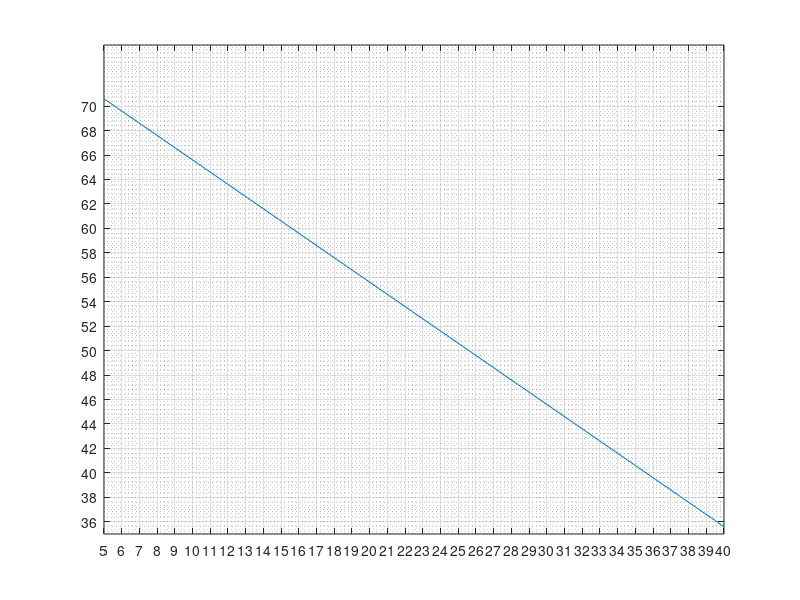

Reproduce this figure in MATLAB. (Note: this script raises an error after producing the figure.)

% CAM Design Assistant
% Dwell - Rise - Dwell - Return CAM
% 2022-12-07

%%
clc; close all; clear;
set(0,'DefaultFigureWindowStyle','docked')
% set(0,'DefaultFigureWindowStyle','normal')
%============================================
% INPUT 入力
%============================================
% All values in degree

% Job-specific values
% eventAngle = [rise start - rise end - return start- return end]
eventAngle = [50 100 190 230]; % degree at which the rise/return starts/ends
h = 15; % stroke in mm
RPM = 200; % motor velocity in rounds per minutes
m = 2; % follower mass in kg

% recommended values
maxPressureAngle_deg = 20; % in degree
kFriction = 0.7;
sampleRate = 5; % for showing roller on pitch curve with distance in degree
step = .5; % for caculation, the smaller the more accurate, sampling rate in degree

%============================================
% PRELIMINARY CALCULATION
%============================================

maxPressureAngle = deg2rad(maxPressureAngle_deg);
bRise = eventAngle(2) - eventAngle(1) ; %rise period
bReturn = eventAngle(4) - eventAngle(3) ; %return period

% point in time with acceleration change
% points of events = [1-rise, 2-rise +1/8, 3-rise +7/8, 4-rise end, 5-return, 6-return +1/8, 7-return +7/8, 8-return end]
point = [eventAngle(1) eventAngle(1)+bRise/8 eventAngle(1)+7*bRise/8 eventAngle(2) eventAngle(3) eventAngle(3)+bReturn/8 eventAngle(3)+7*bReturn/8 eventAngle(4)];

%============================================
% CHOOSING BASE RADIUS AND ROLLER RADIUS
%============================================
Cv = 1.7596; % Modified sinusoidal
if h >= 0
    B = deg2rad(bRise);
elseif h < 0
    B = deg2rad(bReturn);
end

list_rRoller = linspace(5,40,200); % roller radius in mm
primeRadius = Cv*abs(h)/B/tan(maxPressureAngle)-abs(h)/2;
list_rBase = primeRadius - list_rRoller;
list_rBase = list_rBase .* (list_rBase>0);

% figure('Name','カムベース円の半径　ｖｓ　ローラー半径');
figure;
plot(list_rRoller,list_rBase);

tempMin = min(list_rRoller);
tempMax = max(list_rRoller);
xScaleDiv = tempMin:1:tempMax;
xticks(xScaleDiv);

tempMin = min(list_rBase);
tempMax = max(list_rBase);
yScaleDiv = round(min(list_rBase)):round((max(list_rBase)-min(list_rBase))/20):max(list_rBase);
yticks(yScaleDiv);

grid on
grid minor

xlabel({'ローラー半径(mm)'},'FontWeight','light','Color','b');
ylabel({'カムベース円の半径(mm)'},'FontWeight','light','Color','b');

temp = strcat('最大圧角  ', num2str(maxPressureAngle_deg),'^o');
temp = {'ローラー半径 vs カムベース円の半径';temp};
title(temp,'Color','b','FontSize',15,'FontWeight','light');


% Ask for user input (user can use the previous figure as reference)
rRollerInputMessage =  (['Please refer Figure 1 and input roller radius: ', ...
    '\n図1を参考して, ローラー半径(mm) を入力してください: \n']);
rBaseInputMessage = (['Please refer Figure 1 and input cam base radius: ', ...
    '\n図1を参考して, カムベース円の半径(mm) を入力してください: \n']);

rRoller = input(rRollerInputMessage);
rBase = input(rBaseInputMessage);

rPrime = rBase + rRoller; %mm - Pitch circle prime radius

theta = 0:step:360;
T = 60/RPM; % period of moving 360 degree, in second
time = linspace(0,T,length(theta));
timeStep = T/size(time,2); % convert step in degree to step in time

%% 
%============================================
% DISPLACEMENT
%============================================

% Rise
temp = theta(theta<point(1));
sDwe1 = zeros(size(temp));
tempTheta = theta(theta >= point(1) & theta < point(2))-point(1);
sRise1 = h/(4+pi)*(pi*tempTheta/bRise - 1/4*sin(4*pi*tempTheta/bRise));
tempTheta = theta(theta >= point(2) & theta < point(3))-point(1);
sRise2 = h/(4+pi)*(2+pi*tempTheta/bRise-9/4*sin(pi/3+4*pi/3*tempTheta/bRise));
tempTheta = theta(theta >= point(3) & theta <= point(4))-point(1);
sRise3 = h/(4+pi)*(4+ pi*tempTheta/bRise - 1/4*sin(4*pi*tempTheta/bRise));

% Dwell
temp = theta(theta > point(4) & theta < point(5));
sDwe2 = zeros(size(temp)) + h;

% Return
tempTheta = theta(theta >= point(5) & theta < point(6))-point(5);
sReturn1 = h/(4+pi)*(4 + pi - pi*tempTheta/bReturn + 1/4*sin(4*pi*tempTheta/bReturn));
tempTheta = theta(theta >= point(6) & theta < point(7))-point(5);
sReturn2 = h/(4+pi)*(2+ pi - pi*tempTheta/bReturn  + 9/4*sin(pi/3+4*pi/3*tempTheta/bReturn));
tempTheta = theta(theta >= point(7) & theta <= point(8))-point(5);
sReturn3 = h/(4+pi)*(pi - pi*tempTheta/bReturn + 1/4*sin(4*pi*tempTheta/bReturn));

% Dwell
temp = theta(theta > point(8) & theta <= 360);
sDwe3 = zeros(size(temp));

% Entire trajectory
s = [sDwe1 sRise1 sRise2 sRise3 sDwe2 sReturn1 sReturn2 sReturn3 sDwe3] + rPrime;

% Plot position vs angle in cartesian coordinate
figure;
subplot(3,1,1);
plot(time,s);
grid on;
grid minor;
xlim([0 T]);
xlabel({'t(s)'},'FontSize',15,'FontWeight','light','Color','b');
ylim([rPrime-2*abs(h)+h/2 rPrime+2*abs(h)+h/2]);
ylabel({'位置','mm'},'FontSize',15,'FontWeight','light','Color','b');
% legend("位置 s");
[tit,] = title({'';'S V A Diagram'},{['モーター回転速度 ',num2str(RPM),'rpm   ','T = ', num2str(T),'s'];''},...
    'Color','blue');
tit.FontSize = 15;

%============================================
% VELOCITY
%============================================
% velocity with respect to time
vv = diff(s)/timeStep;
vv = [vv s(1)-s(length(s))]; %add the last element to make the length of vv and theta equal
subplot(3,1,2);
plot(time,vv);
grid on;
grid minor;
xlim([0 T]);
xlabel({'t(s)'},'FontSize',15,'FontWeight','light','Color','b');
ylabel({'速度','mm/s'},'FontSize',15,'FontWeight','light','Color','b');
%title({'';'速度　vs　時間';''},'Color','b','FontSize',15,'FontWeight','light');
tempV = strcat('最大速度 ',num2str(max(vv)),' mm/s');
title(tempV ,'Color','b','FontSize',15,'FontWeight','light');

%============================================
% ACCELERATION
%============================================
% acceleration with respect to time
aa = diff(vv)/timeStep;
aa = [aa vv(1)-vv(length(vv))]/1000;
subplot(3,1,3);
plot(time,aa);
grid on; grid minor;

xlim([0 T]);
xlabel({'t(s)'},'FontSize',15,'FontWeight','light','Color','b');
ylabel({'加速','m/s^2'},'FontSize',15,'FontWeight','light','Color','b');

%title({'';'加速　vs　時間';''},'Color','b','FontSize',15,'FontWeight','light');
tempA = strcat('最大加速  ', num2str(max(aa)),' m/s^2');
title(tempA,'Color','b','FontSize',15,'FontWeight','light');

disp(tempV)
disp(tempA)

input(['\n','何かキーを押すと圧角を表示します。\n'])
% Wait for user response to proceed
%%
%============================================
% PRESSURE ANGLE 圧角
%============================================
% tan a = {ds/d(theta)}/(s + rb + rr) %theta in degree

radianStep = deg2rad(step);
d_s = [diff(s) s(1)-s(length(s))];
v_theta = d_s/radianStep; % differentiate s with respect to theta in radian

pitch_radius = s + rRoller;
tanPressureAngle = v_theta./pitch_radius;

pressureAngle = rad2deg(atan(tanPressureAngle));

% figure('Name','圧角・位置 vs 回転角度');
figure;
yyaxis left
angleColor = 'b';
plot(theta, pressureAngle,'Color',angleColor);
ax = gca;
ax.YColor = angleColor;
grid on;
grid minor;
xlim([0 360]);
xlabel({'回転角度','degree'},'FontSize',15,'FontWeight','light','Color',angleColor);
ylabel({'圧角','degree'},'FontSize',15,'FontWeight','light','Color',angleColor);

yyaxis right
strokeColor = [0.6350 0.0780 0.1840];
plot(theta,s,'Color',strokeColor);
ax = gca;
ax.YColor = strokeColor;
grid on;
grid minor;
xlim([0 360]);
ylim([rPrime-2*abs(h)+h/2 rPrime+2*abs(h)+h/2]);
% xlabel({'角度','degree'},'FontSize',15,'FontWeight','light','Color','b');
ylabel({'位置','mm'},'FontSize',15,'FontWeight','light','Color',strokeColor);
hold on

tempP = strcat('最大圧角 ',num2str(max(pressureAngle)),'^o');
%  title(temp,'Color','b','FontSize',15,'FontWeight','light');

title({'';'圧角・位置　vs　回転角度'; tempP; ''},'Color','b','FontSize',15,'FontWeight','light');

disp(strcat('最大圧角: ',num2str(max(pressureAngle)),'度'));
input(['\n','何かキーを押すとカムのピッチ円を表示します。','\n'])
% Wait for user respond to proceed
%============================================
% RADIUS OF CURVATURE 曲率半径
%============================================
% p = {[(rb + s)^2 + (ds/dtheta)^2]^(3/2)}/[(rb + s)^2 + 2*(ds/dtheta)^2 - (rb+s)*d^2s/dtheta^2]

%%
%============================================
% POSITION IN POLAR COORDINATES
%============================================

pitchColor = [0.8500 0.3250 0.0980];
camColor = 'b'; % cam profile color
% Plot position in polar coordinate
% figure('Name','極座標のカム ピッチ カーブ');
figure;
theta2 = deg2rad(theta);
polarplot(theta2,s,'Color',pitchColor);
grid on;
[title1,] = title({'';'位置　vs　角度';''},'Color','b','FontSize',15,'FontWeight','light');

% Converting Polar to Cartesian Coordinate System
[x,y] = pol2cart(theta2,s);

input(['何かキーを押すとカムの輪郭を表示します。','\n'])
% Wait for user response to proceed
%%
%============================================
% CAM PROFILE 
%============================================
% Cam Machining process

% Draw roller around cam curve and on pitch curve, sample rate is defined in input region
figure('Name','カムの輪郭加工');
sampleRate = round(sampleRate*length(theta2)/360);
x_sample = transpose(x(1:sampleRate:length(x)));
y_sample = transpose(y(1:sampleRate:length(y)));

centers = [x_sample y_sample];
radii = rRoller*ones(length(y_sample),1);

plot(x,y,'Color',pitchColor);
hold on;
rollerColor = [0.4660 0.6740 0.1880];
p = viscircles([x_sample(1),y_sample(1)],rRoller,'LineWidth',1,'Color',rollerColor);
hold off; axis equal; grid on;

% Machining process
prompt = "Show machining process? 加工工程を表示しますか? y/n [n]: ";
txt = input(prompt,"s");
% Animate machining process if user input 'y'
% otherwise (input 'n' or just Enter), skip
if (txt == 'y')
    for k = 2:1:length(x_sample)
        p = viscircles([x_sample(k),y_sample(k)],rRoller,'LineWidth',1,'Color',rollerColor);
        drawnow
    end
end

% figure; % figure('Name','カムの輪郭');
viscircles(centers,radii,'LineWidth',1,'color',rollerColor);
axis equal; hold on; grid on; grid minor;
plot(x,y,'color','r');

% Plot cam profile
[camSurfX, camSurfY] = offsetIn(x,y,rRoller);
plot(camSurfX,camSurfY,'color','b')

% Export data for using in 3D CAD package
prompt1 = (['CreoAutomation.exe がアクティブで、' ...
    '\ntxt データが Creo 作業ディレクトリに保存されている場合、' ...
    '\n「gcam」を押して Enter を押すと、' ...
    '\nカムの 3D モデルが作成されます。']);
prompt = prompt1 + "\n\nExport data (.txt)? データ (.txt) をエクスポートしますか? y/n [n] : ";
txt = input(prompt,"s");

% Animate machining process if user input 'y'
% otherwise (input 'n' or just Enter), skip
if (txt == 'y')
    x_cord = transpose(camSurfX);
    y_cord = transpose(camSurfY);
    z_cord = zeros(length(theta2),1);
    
    camProfile = [x_cord y_cord z_cord];
%     writematrix(camProfile,'camProfile.xlsx');
    writematrix(camProfile,'camProfile.txt','Delimiter','tab');
end


input(['何かキーを押すとモータートルクを表示します。','\n'])
% Wait for user response to proceed
%% 
%============================================
% MOTOR TORQUE 
%============================================
% suppose that the spring force generate an acceleration at least equal to
% that by motor, and friction coefficient is 0.7
% kFriction = 1;
fFriction = kFriction * m * 9.8; 
% Friction force is in opposite direction of velocity
temp1 = -(vv>0);
temp2 = (vv<0);
fFrictionDirection = temp1 + temp2;
fFriction = fFriction.*fFrictionDirection;

deltaXoInput = input("最初ばね変位 (mm): ");
deltaXo = deltaXoInput/1000; % convert to m
% deltaXo = 0.001; %m
strokeT = (s-rPrime)/1000; % m
deltaX = strokeT + deltaXo; % spring displacement 

minFspring = m*aa - fFriction; % positive direction is upward, measured in N
minKspring = -minFspring./deltaX;
minAcceptableKspring = max(minKspring); 

figure;
maxDeltaX = h+deltaXoInput:1:3*h;
maxFspring = minAcceptableKspring/1000.*maxDeltaX;
plot(maxDeltaX,maxFspring);
xlabel('Fmax (mm)') ; % misumi nomenclature
xlim([h+deltaXoInput 3*h]);
ylabel('Nmax (N)') ;
grid on; grid minor;

strminKspring = num2str(minAcceptableKspring/1000);
disp(strcat('最小　K＝ ',strminKspring,'N/m'));

prompt = strcat('Fmax は ',num2str(h+deltaXoInput),'mm 以上です。');
disp('図を参照して Fmax を選んでください：');
Fmax = input(prompt);

prompt = strcat('Nmax は ',num2str(Fmax*minAcceptableKspring/1000),'N 以上です。');
disp('図を参照して　Nmax を選んでください：');
Nmax = input(prompt);

selectedKspring = Nmax/Fmax*1000;

fSpring = -selectedKspring.*deltaX;
% plot(fSpring); % N


parallelForce = m*aa - fSpring - fFriction; % in N
perpendicularForce = parallelForce.*tanPressureAngle;
torque = s/1000.*perpendicularForce;
figure;
plot(theta,torque);
xlabel('角度') ; % misumi nomenclature
ylabel('トルク (Nm)') ;
torqueTitle = strcat('最大トルク  ', num2str(max(torque)),' Nm');
title(torqueTitle,'Color','b','FontSize',15,'FontWeight','light');
grid on; grid minor;
disp(torqueTitle);

%%
% ====================================
% ANIMATING CAM ROTATION
% ====================================

angleLineFactor = 4;
[angleEndPointX,angleEndPointY] = offsetIn(x,y,-angleLineFactor*rRoller);


% Cam motion simulation
prompt = "Show cam motion? カムの動きのシミュレーションを表示しますか? y/n [n]: ";
txt = input(prompt,"s");

% Animate machining process if user input 'y'
% otherwise (input 'n' or just Enter), skip
if (txt == 'y')
    
    figure('Name','カムの動きのシミュレーション');
    for loopNumber = 1:1
    
    hold on
    plot(0,0,'o','MarkerFaceColor','r');
    % Pitch Circle
    rotatedPitch = rotateCw([x;y],-pi/2);
    pl = plot(rotatedPitch(1,:),rotatedPitch(2,:),'color',pitchColor);
    axis equal;
    maxDim = rBase + abs(h) + 2*rRoller + 10;
    xlim([-maxDim maxDim]);
    ylim([-maxDim maxDim]);
    
    hold on;
    grid on;
    grid minor;
    pl.XDataSource = 'xx';
    pl.YDataSource = 'yy';
    
    
    % Cam Profile
    rotatedCam = rotateCw([camSurfX;camSurfY],-pi/2);
    pl2 = plot(rotatedCam(1,:),rotatedCam(2,:),'color',camColor);
    axis equal;
    maxDim = rBase + abs(h) + 2*rRoller + 10;
    xlim([-maxDim maxDim]);
    ylim([-maxDim maxDim]);
    
    hold on;
    pl2.XDataSource = 'xx2';
    pl2.YDataSource = 'yy2';
    
    % Roller
    
    index = linspace(0,2*pi,100);
    xC = rRoller*cos(index);
    yC = rRoller*sin(index) + s(1);
    pl3 = plot(xC,yC,'color',rollerColor);
    pl3.YDataSource = 'yC';
    
    rollerCenterY = s(1);
    pl4 = plot(0,rollerCenterY,'o','MarkerFaceColor',[0 0.4470 0.7410]); % Roller center
    pl4.YDataSource = 'rollerCenterY';
    
    maxDim = rBase + abs(h) + 2*rRoller + 10;
    xlim([-maxDim maxDim]);
    ylim([-maxDim maxDim]);
    hold on;
    
    % Pressure angle
    rollerCenterY_angle = s(1)+angleLineFactor*rRoller;
    angle1y = [rollerCenterY rollerCenterY_angle];
    pl5 = plot([0 0],angle1y,'MarkerFaceColor',[0 0.4470 0.7410]); 
    pl5.YDataSource = 'angle1y';
    hold on;
    
    rotatedAngleEnd = rotateCw([angleEndPointX(1);angleEndPointY(1)],-pi/2);
    angle2x = [0 rotatedAngleEnd(1)];
    angle2y = [rollerCenterY rotatedAngleEnd(2)];
    pl6 = plot(angle2x,angle2y,'MarkerFaceColor',[0 0.4470 0.7410]); 
    pl6.XDataSource = 'angle2x';
    pl6.YDataSource = 'angle2y';
    
    % Animation 
    for i = 1:length(theta2)
    j = theta2(i)-pi/2;
    
    rotatedPitch = rotateCw([x;y],j);
    xx = rotatedPitch(1,:);
    yy = rotatedPitch(2,:);
    
    rotatedCam = rotateCw([camSurfX;camSurfY],j);
    xx2 = rotatedCam(1,:);
    yy2 = rotatedCam(2,:);
    
    yC = rRoller*sin(index) + s(i);
    rollerCenterY = s(i);
    rollerCenterY_angle = s(i)+angleLineFactor*rRoller;
    angle1y = [rollerCenterY rollerCenterY_angle];
    
    rotatedAngleEnd = rotateCw([angleEndPointX(i);angleEndPointY(i)],j);
    angle2x = [0 rotatedAngleEnd(1)];
    angle2y = [rollerCenterY rotatedAngleEnd(2)];
    
    temp5 = strcat('圧角　',num2str(pressureAngle(i)),'^o     ');
    temp2 = strcat('変位　',num2str(s(i)-rPrime),' mm     ');
    temp3 = strcat('回転角度　',num2str(theta(i)),'^o   ');
    updatedTitle = {temp3; temp2; temp5};
    [titleAni,] = title(updatedTitle,'Color',[0 0.4470 0.7410],'FontSize',14);
    
    temp4 = strcat('位置　',num2str(s(i)),' mm     ');
    ylabel(temp4,'Color',angleColor,'FontSize',15);
    temp1 = strcat('経過時間　',num2str(time(i)),' s     ');
    xlabel(temp1,'Color',angleColor,'FontSize',15);
    
    refreshdata
    pause(0.001)
    end
    
    end
end
%%


function Y = rotateCw(X,theta)
% rotate clockwise
rotMat = [cos(theta) sin(theta); -sin(theta) cos(theta)];
Y = rotMat * X;
end

function [xo,yo] = normalIn(x,y,R)
% x and y are row vector of length 3 (longer vectors don't cause problem,
% but only the first 3 elements will be used. 

% Call the three point represented by x and y A, B and C
% This function return the coordinates of point D such that
% * DB is perpendicular to AC
% * DB has length R
% * D is on the right hand side when moving on the curve ABC from A to C
% if R is positive and left hand side if R is negative

% calculate normal vector <a,b>
a = y(1)-y(3);
b = x(3)-x(1);
k = R/sqrt(a^2+b^2); 

% temporary factor
xo = k*a + x(2);
yo = k*b + y(2);
end

function [xOffset,yOffset] = offsetIn(x,y,R)
% Generate 2 vectors holding coordinates of offset curve by R from a closed
% curve. 
% If R is positive, the offset curve will be inside the original curve. 
% If R is negative, the offset curve will be outside the original curve.

L = length(x); % the length of both vectors
% Check whether the input is closed
if (x(1) ~= x(L))
    disp("The input is not a closed curve. The function will terminate.")
    return
end

xOffset = zeros(size(x));
yOffset = zeros(size(x));

% Boundary. Note that the first and the last points on pitch curve are the
% same
[xOffset(1),yOffset(1)] = normalIn([x(L-1) x(1) x(2)],[y(length(y)-1) y(1) y(2)],R); 
[xOffset(L),yOffset(L)] = normalIn([x(L-1) x(L) x(2)],[y(L-1) y(L) y(2)],R);

for k = 1:1:L-2
X = x(k:1:k+2);
Y = y(k:1:k+2);
[xOffset(k+1),yOffset(k+1)] = normalIn(X,Y,R);
end

end


function [radius,radArg] = radCurv(f,arg)

% Numerically computing radius of curvature
% arg is used only to define step. In this program arg is array of angles
    step = arg(2)-arg(1);
    f1 = diff(f)/step;
    f2 = diff(f1)/step;
    f1 = regulate(f1,f2);
    ff = regulate(f,f2);
    radArg = regulate(arg,f2);
    
    k1 = 2*sqrVec(f1) + sqrVec(ff) - ff.*f2;
    k2 = (sqrVec(f1) + sqrVec(ff)).^(3/2);
    radius = k2./k1;
end

function sqrVec = sqrVec(x)
    sqrVec = x.*x;
end

function regulated = regulate(x,ref)
    regulated = x(1:length(ref));
end